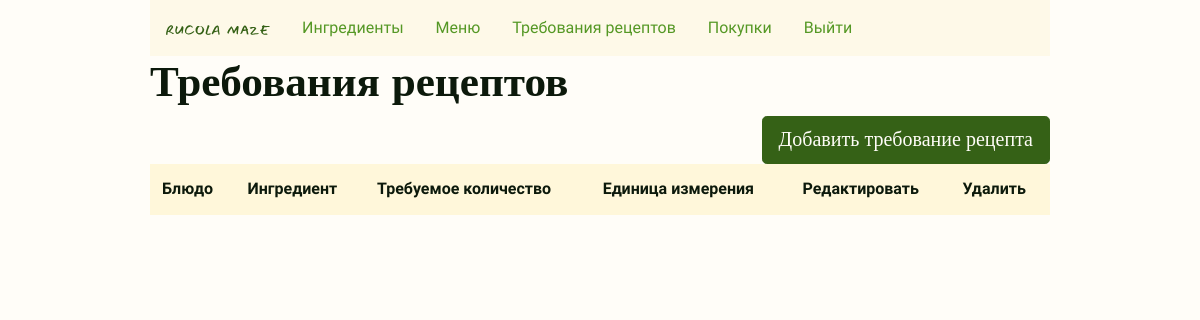
The page /recipe_requirements (signed in) on the database as committed earlier.
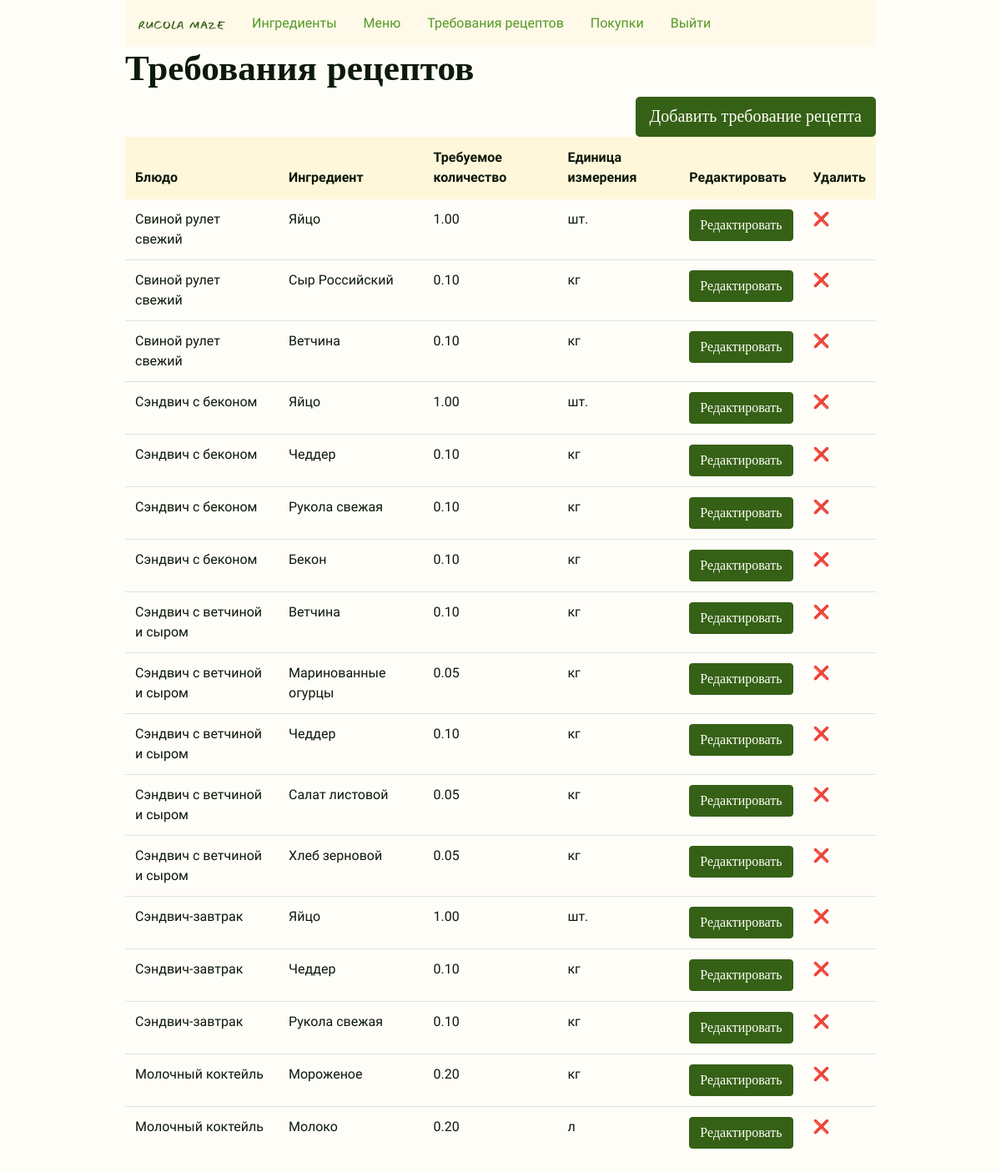
The same page on the database as committed later.
### inventory/models.py (models this page shows, shortened)
class RecipeRequirement(models.Model):
    menu_item = models.ForeignKey(MenuItem, on_delete=models.CASCADE)
    ingredient = models.ForeignKey(Ingredient, on_delete=models.CASCADE)
    quantity_required = models.DecimalField("Требуемое количество", max_digits=8, decimal_places=2)

class MenuItem(models.Model):
    title = models.CharField("Название", max_length=128, unique=True)
    price = models.DecimalField("Цена", max_digits=5, decimal_places=2, default=0.00)
    def __str__(self):
        return self.title

class Ingredient(models.Model):
    kg = "кг"  # what is after '=' is shown on the site
    l = "л"
    item = "шт."
    UNIT_CHOICES = [
        (kg, "кг"),  # what is after comma shows in admin
        (l, "л"),
        (item, "шт."),
    ]
    name = models.CharField("Название", max_length=128, unique=True)
    quantity_available = models.DecimalField("Доступное количество",
        max_digits=8, decimal_places=2, default=0.00
    )
    unit = models.CharField("Единица измерения", max_length=6, choices=UNIT_CHOICES, default="oz")
    unit_price = models.DecimalField("Стоимость, руб.", max_digits=6, decimal_places=2, default=0.00)
    def __str__(self):
        return self.name

### inventory/views.py (the view)
class RecipeRequirements(LoginRequiredMixin, ListView):
    model = RecipeRequirement
    template_name = "inventory/recipe_requirements.html"

### inventory/templates/inventory/recipe_requirements.html (shortened to what this page needs)
{% extends 'inventory/layout.html' %}
{% block body %}
<div class="h1">
    <h1>Требования рецептов</h1>
</div>
<div><a class="btn btn-primary btn-lg right" href="{% url 'recipe_requirement_new' %}" role="button">Добавить
        требование рецепта</a>
</div>
<table class="table">
    <thead class="thead-light">
        <tr>
            <th>Блюдо</th>
            <th>Ингредиент</th>
            <th>Требуемое количество</th>
            <th>Единица измерения</th>
            <th>Редактировать</th>
            <th>Удалить</th>
        </tr>
    </thead>
    {% for recipe_requirement in object_list %}
    <tr>
        <td>{{ recipe_requirement.menu_item }}</td>
        <td>{{ recipe_requirement.ingredient }}</td>
        <td>{{ recipe_requirement.quantity_required }}</td>
        <td>{{ recipe_requirement.ingredient.unit }}</td>
        <td><a href="{% url 'recipe_requirement_edit' recipe_requirement.id %}"><button
                    class="btn btn-primary">Редактировать</button></a>
        </td>
        <td><a href="{% url 'recipe_requirement_delete' recipe_requirement.id %}">❌</td>
    </tr>
    {% endfor %}
</table>
{% endblock %}

Rows that differ between the two databases and show on the page:
added RecipeRequirement: menu_item "Свиной рулет свежий", ingredient "Яйцо", quantity_required "1.00", ingredient.unit "шт."
added RecipeRequirement: menu_item "Свиной рулет свежий", ingredient "Сыр Российский", quantity_required "0.10", ingredient.unit "кг"
added RecipeRequirement: menu_item "Свиной рулет свежий", ingredient "Ветчина", quantity_required "0.10", ingredient.unit "кг"
added RecipeRequirement: menu_item "Сэндвич с беконом", ingredient "Яйцо", quantity_required "1.00", ingredient.unit "шт."
added RecipeRequirement: menu_item "Сэндвич с беконом", ingredient "Чеддер", quantity_required "0.10", ingredient.unit "кг"
added RecipeRequirement: menu_item "Сэндвич с беконом", ingredient "Рукола свежая", quantity_required "0.10", ingredient.unit "кг"
added RecipeRequirement: menu_item "Сэндвич с беконом", ingredient "Бекон", quantity_required "0.10", ingredient.unit "кг"
added RecipeRequirement: menu_item "Сэндвич с ветчиной и сыром", ingredient "Ветчина", quantity_required "0.10", ingredient.unit "кг"
added RecipeRequirement: menu_item "Сэндвич с ветчиной и сыром", ingredient "Маринованные огурцы", quantity_required "0.05", ingredient.unit "кг"
added RecipeRequirement: menu_item "Сэндвич с ветчиной и сыром", ingredient "Чеддер", quantity_required "0.10", ingredient.unit "кг"
added RecipeRequirement: menu_item "Сэндвич с ветчиной и сыром", ingredient "Салат листовой", quantity_required "0.05", ingredient.unit "кг"
added RecipeRequirement: menu_item "Сэндвич с ветчиной и сыром", ingredient "Хлеб зерновой", quantity_required "0.05", ingredient.unit "кг"
added RecipeRequirement: menu_item "Сэндвич-завтрак", ingredient "Яйцо", quantity_required "1.00", ingredient.unit "шт."
added RecipeRequirement: menu_item "Сэндвич-завтрак", ingredient "Чеддер", quantity_required "0.10", ingredient.unit "кг"
added RecipeRequirement: menu_item "Сэндвич-завтрак", ingredient "Рукола свежая", quantity_required "0.10", ingredient.unit "кг"
added RecipeRequirement: menu_item "Молочный коктейль", ingredient "Мороженое", quantity_required "0.20", ingredient.unit "кг"
added RecipeRequirement: menu_item "Молочный коктейль", ingredient "Молоко", quantity_required "0.20", ingredient.unit "л"
